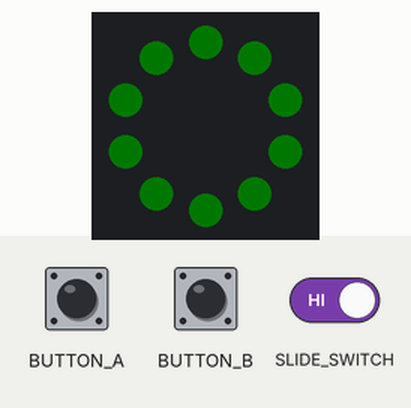
A program run on a simulated Circuit Playground running CircuitPython. Parts: the board's ring of 10 RGB LEDs (number 0 left of the top, counting anticlockwise). The test bench sets the inputs (shaded band). Dim RGB values are drawn brighter than linear.

Above: at 1.2 s.
1.3 s: slide switch moved to the right
At 1.9 s:
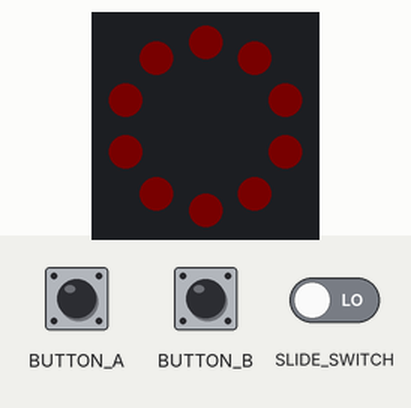
2.8 s: button A pressed for 0.15 s
4.4 s: button B pressed for 0.15 s
At 4.47 s:
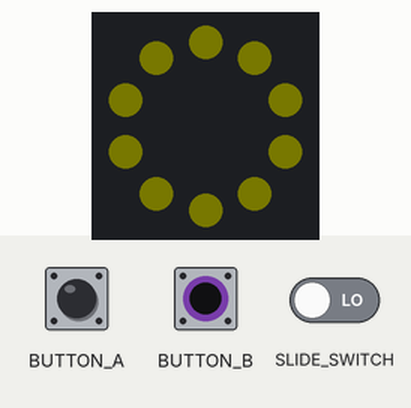
6.0 s: button B pressed for 3.2 s
10.7 s: button A pressed for 3.2 s
Timing chart, 0 to 13.7 s (numbered marks = the images above; inputs shaded):
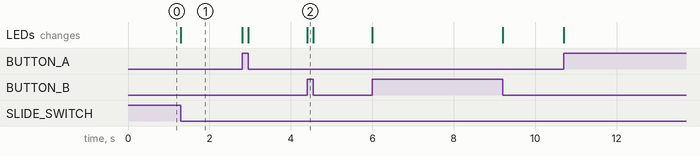

The program:

gpio-buttons-switches.py
```python
from adafruit_circuitplayground import cp

cp.pixels.brightness = 0.01

green = (0, 255, 0)
pink = (255, 100, 150)
red = (255, 0, 0)
yellow = (255, 255, 0)

while True:
    if cp.switch:
        cp.pixels.fill(green)
    else:
        if cp.button_a:
            cp.pixels.fill(pink)
        elif cp.button_b:
            cp.pixels.fill(yellow)
        else:
            cp.pixels.fill(red)
```

Measured:
- after the input at 1.3 s, the LEDs: change at once (image 1)
- after the input at 4.4 s, the LEDs: change at once (image 2)
